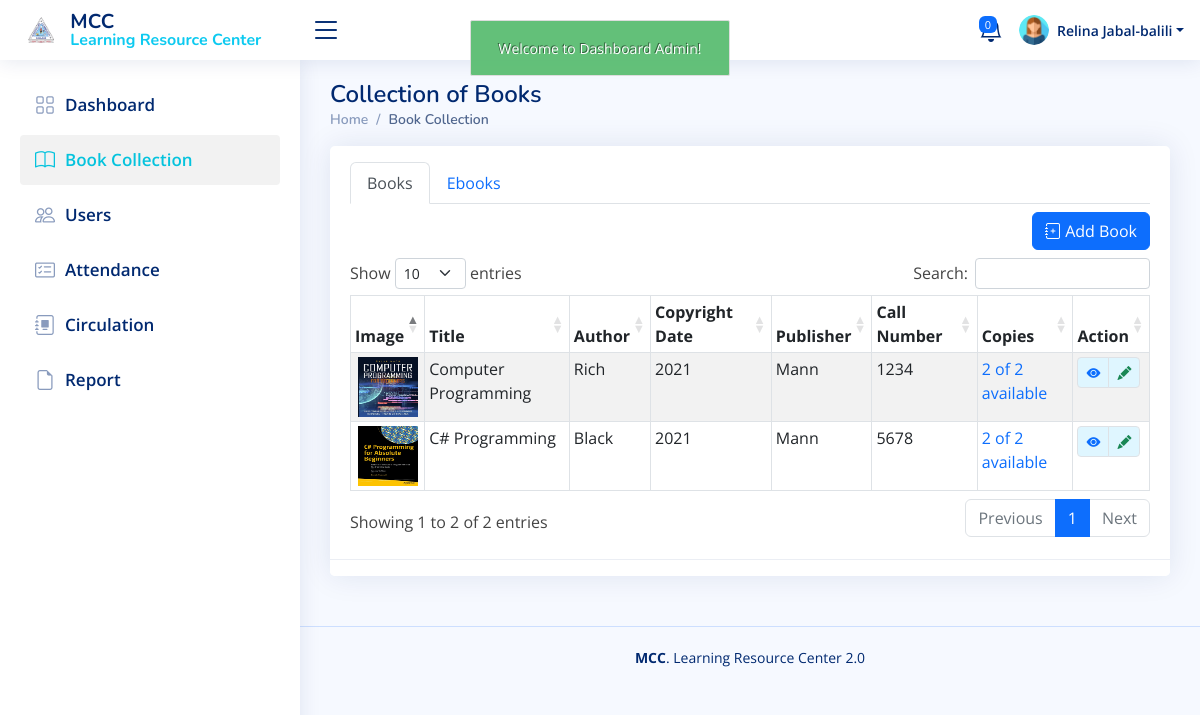
The app's page /admin/books.php (signed in) with its own data.
### tables this page shows
CREATE TABLE `book` (
  `book_id` int(11) NOT NULL,
  `call_number` varchar(50) NOT NULL,
  `accession_number` varchar(50) NOT NULL,
  `title` varchar(150) NOT NULL,
  `category_id` int(11) NOT NULL,
  `author` varchar(50) NOT NULL,
  `copyright_date` varchar(20) NOT NULL,
  `publisher` varchar(50) NOT NULL,
  `place_publication` varchar(50) NOT NULL,
  `isbn` varchar(50) NOT NULL,
  `barcode` varchar(50) NOT NULL,
  `book_image` varchar(100) NOT NULL,
  `date_added` datetime NOT NULL,
  `status` varchar(50) NOT NULL,
  `status_hold` varchar(50) NOT NULL
);

### admin/books.php (the view, shortened to what this page needs)
<?php
include('authentication.php');
include('includes/header.php');
include('./includes/sidebar.php');
?>
<main id="main" class="main" data-aos="fade-down">
     <div class="pagetitle">
          <h1>Collection of Books</h1>
          <nav>
               <ol class="breadcrumb">
               <li class="breadcrumb-item"><a href="index.php">Home</a></li>
                    <li class="breadcrumb-item active">Book Collection</li>
               </ol>
          </nav>
     </div>
     <section class="section">
          <div class="row">
               <div class="col-lg-12">
                    <div class="card">
                         <div class="card-body">
                              <div class="table-responsive mt-3">
                                   <ul class="nav nav-tabs" id="myTab">
                                        <li class="nav-item">
                                             <button class="nav-link active" id="books-tab" data-bs-toggle="tab"
                                                  data-bs-target="#books-tab-pane">Books</button>
                                        </li>
                                        <li class="nav-item">
                                             <button class="nav-link" id="ebooks-tab" data-bs-toggle="tab"
                                                  data-bs-target="#ebooks-tab-pane">Ebooks</button>
                                        </li>
                                   </ul>
                                   <div class="tab-content" id="myTabContent">
                                        <div class="tab-pane fade show active" id="books-tab-pane">
                                             <div class="d-flex justify-content-end my-2">
                                                  <a href="book_add.php" class="btn btn-primary">
                                                       <i class="bi bi-journal-plus"></i> Add Book
                                                  </a>
                                             </div>
                                             <div class="table-responsive">
                                                  <table id="myDataTable"
                                                       class="table table-bordered table-striped table-sm">
                                                       <thead>
                                                            <tr>
                                                                 <th>Image</th>
                                                                 <th>Title</th>
                                                                 <th>Author</th>
                                                                 <th>Copyright Date</th>
                                                                 <th>Publisher</th>
                                                                 <th>Call Number</th>
                                                                 <th>Copies</th>
                                                                 <th>Action</th>
                                                            </tr>
                                                       </thead>
                                                       <tbody>
                                                       <?php
                                                       $query = "
                                                       SELECT
                                                            book.*,
                                                            COUNT(book.accession_number) AS copy_count,
                                                            SUM(CASE WHEN book.status = 'available' THEN 1 ELSE 0 END) AS available_count
                                                       FROM book
                                                       GROUP BY book.title
                                                       ORDER BY book.title DESC";
                                                       $query_run = mysqli_query($con, $query);
                                                       if (mysqli_num_rows($query_run)) {
                                                       foreach ($query_run as $book) {
                                                            ?>
                                                            <tr>
                                                                 <td>
                                                                      <center>
                                                                           <?php if ($book['book_image'] != ""): ?>
                                                                           <img src="../uploads/books_img/<?php echo $book['book_image']; ?>" alt="" width="60px" height="60px">
                                                                           <?php else: ?>
                                                                           <img src="../uploads/books_img/book_image.jpg" alt="" width="60px" height="60px">
                                                                           <?php endif; ?>
                                                                      </center>
                                                                 </td>
                                                                 <td><?=$book['title'];?></td>
                                                                 <td><?=$book['author'];?></td>
                                                                 <td><?=$book['copyright_date'];?></td>
                                                                 <td><?=$book['publisher'];?></td>
                                                                 <td><?=$book['call_number'];?></td>
                                                                 <td>
                                                                 <a href="book_views.php?title=<?= urlencode($book['title']); ?>&tab=copies" id="hover" class="text-primary" data-bs-toggle="tooltip" data-bs-placement="bottom" title="View Copies">
                                                                 <?= $book['available_count'];?> of <?= $book['copy_count'];?> available
                                                                 </a>
                                                                 </td>
                                                                 <td class=" justify-content-center">
                                                                      <div class="btn-group"
                                                                           style="background: #DFF6FF;  ">
                                                                           <a href="book_views.php?title=<?= urlencode($book['title']); ?>"
                                                                                name=""
                                                                                class="viewBookBtn btn btn-sm  border text-primary"
                                                                                data-bs-toggle="tooltip"
                                                                                data-bs-placement="bottom"
                                                                                title="View Book">
                                                                                <i class="bi bi-eye-fill"></i>
                                                                           </a>
                                                                           <a href="book_edit.php?title=<?= urlencode($book['title']); ?>"
                                                                                name="update_book"
                                                                                class="btn btn-sm  border text-success"
                                                                                data-bs-toggle="tooltip"
                                                                                data-bs-placement="bottom"
                                                                                title="Edit Book">
                                                                                <i class="bi bi-pencil-fill"></i>
                                                                           </a>
                                                                      </div>
                                                                 </td>
                                                            </tr>
                                                            <?php
                                                                 }
                                                            }
                                                            else
                                                            {
                                                                 echo "No records found";
                                                            }
                                                            ?>
                                                       </tbody>
                                                  </table>
                                             </div>
                                        </div>
                                   </div>
                              </div>
                         </div>
                         <div class="card-footer"></div>
                    </div>
               </div>
          </div>
     </section>
</main>
<?php
include('./includes/footer.php');
?>

### admin/includes/topnav.php (shortened to what this page needs)
<header id="header" class="header fixed-top d-flex align-items-center">
    <div class="d-flex align-items-center">
        <a href="index.php" class="logo d-flex align-items-center">
            <img src="assets/img/mcc-logo.png" alt="logo" class="mx-2" />
            <span class="d-none d-lg-block mx-2">MCC <span class="text-info d-block fs-6">Learning Resource Center</span></span>
        </a>
        <i class="bi bi-list toggle-sidebar-btn"></i>
    </div>
    <?php
    if (isset($_SESSION['auth_admin']['admin_id'])) {
        $id_session = $_SESSION['auth_admin']['admin_id'];
    }
    ?>
    <nav class="header-nav ms-auto">
        <ul class="d-flex align-items-center">
            <li class="nav-item dropdown me-3">
                <a class="nav-link nav-icon fs-4" href="#" data-bs-toggle="dropdown">
                    <?php
                    $query = "SELECT COUNT(DISTINCT CONCAT(h.user_id, '-', h.faculty_id)) AS total_borrowers
                    FROM holds h
                    WHERE h.hold_status = 'Hold'";
                    $query_run = mysqli_query($con, $query);
                    $total_borrowers = $query_run ? mysqli_fetch_assoc($query_run)['total_borrowers'] : 0;
                    echo '<span class="badge bg-primary badge-number">'.$total_borrowers.'</span>';
                    ?>
                </a>
            </li>
            <li class="nav-item dropdown pe-3">
                <?php
                $query = "SELECT * FROM admin WHERE admin_id = '$id_session'";
                $query_run = mysqli_query($con, $query);
                $row = mysqli_fetch_array($query_run);
                ?>
                <a class="nav-link nav-profile d-flex align-items-center pe-0" href="javascript:;" data-bs-toggle="dropdown">
                    <img src="<?= $row['admin_image'] ? '../uploads/admin_profile/'.$row['admin_image'] : 'assets/img/admin.png'; ?>" alt="" width="30px" height="30px" class="rounded-circle">
                    <span class="d-none d-md-block dropdown-toggle ps-2"><?= $_SESSION['auth_admin']['admin_name']; ?></span>
                </a>
            </li>
        </ul>
    </nav>
</header>

### admin/assets/css/style.css (style rules this page uses)
:root { scroll-behavior: smooth; }
body { font-family: "Open Sans", sans-serif; background: #f6f9ff; color: #444444; }
a { text-decoration: none; }
h1, h2, h3, h4, h5, h6 { font-family: "Nunito", sans-serif; }
#main { margin-top: 60px; padding: 20px 30px; transition: all 0.3s; }
.pagetitle { margin-bottom: 10px; }
.pagetitle h1 { font-size: 24px; margin-bottom: 0; font-weight: 600; color: #012970; }
.card { margin-bottom: 30px; border: none; border-radius: 5px; box-shadow: 0px 0 30px rgba(1, 41, 112, 0.1); }
.card-header, .card-footer { border-color: #ebeef4; background-color: #fff; color: #798eb3; }
.card-body { padding: 0 20px 20px 20px; }
.breadcrumb { font-size: 14px; font-family: "Nunito", sans-serif; color: #899bbd; font-weight: 600; }
.breadcrumb a { color: #899bbd; transition: 0.3s; }
.breadcrumb .breadcrumb-item::before { color: #899bbd; }
.breadcrumb .active { color: #51678f; font-weight: 600; }
.logo { line-height: 1; }
@media (min-width: 1200px) { .logo { width: 280px; } }
.logo img { max-height: 26px; margin-right: 6px; }
.logo span { font-size: 20px; font-weight: 700; color: #012970; font-family: "Nunito", sans-serif; }
.header { transition: all 0.5s; z-index: 997; height: 60px; box-shadow: 0px 2px 20px rgba(1, 41, 112, 0.1); background-color: #fff; padding-left: 20px; }
.header .toggle-sidebar-btn { font-size: 32px; padding-left: 10px; cursor: pointer; color: #012970; }
.header-nav ul { list-style: none; }
.header-nav > ul { margin: 0; padding: 0; }
.header-nav .nav-icon { font-size: 20px; color: #012970; }
.header-nav .nav-profile { color: #012970; }
.header-nav .nav-profile img { max-height: 36px; }
.header-nav .nav-profile span { font-size: 14px; font-weight: 600; }
.header-nav .badge-number { position: absolute; inset: 4px 6px auto auto; font-weight: normal; font-size: 11px; padding: 3px 6px; }
@media (min-width: 1200px) { #main, #footer { margin-left: 300px; } }

### admin/includes/sidebar.php (style rules this page uses)
.badge { position: relative; top: -10px; right: -140px; }

### records on screen
book: book_image (picture), title "Computer Programming", author "Rich", copyright_date "2021", publisher "Mann", call_number "1234", available_count "2", copy_count "2"
book: book_image (picture), title "C# Programming", author "Black", copyright_date "2021", publisher "Mann", call_number "5678", available_count "2", copy_count "2"

### other values on screen
$total_borrowers "0"
$_SESSION['auth_admin']['admin_name'] "Relina Jabal-balili"
